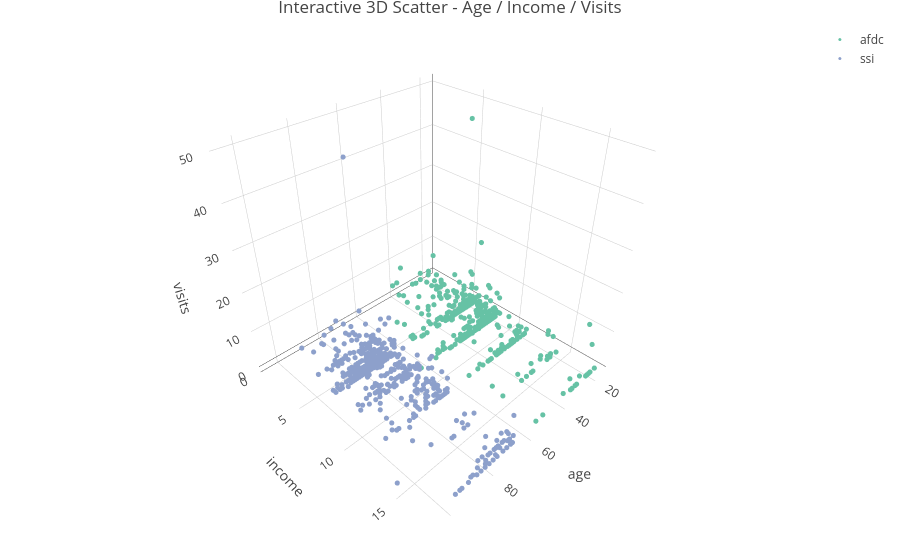

Notebook cell for this chart:
### Code cell
# Name   : Pranath
# Reg No : 23BDS0241
# Title  : 3-D (Trivariate) Statistical Analysis on Medicaid1986 Dataset

install.packages(c("scatterplot3d","plotly","ggplot2"))

library(scatterplot3d)
library(plotly)
library(ggplot2)

data <- read.csv("https://raw.githubusercontent.com/salemprakash/EDA/main/Data/Medicaid1986.csv")
head(data)

data$program <- factor(data$program)

colors_3d <- c("tomato","seagreen")[as.numeric(data$program)]
scatterplot3d(data$age, data$income, data$visits,
              pch = 19, color = colors_3d,
              xlab = "Age", ylab = "Income", zlab = "Visits",
              main = "3D Scatter: Age / Income / Visits (by Program)")
legend("topright", legend = levels(data$program), col = c("tomato","seagreen"), pch = 19)

plot_ly(data, x = ~age, y = ~income, z = ~visits, color = ~program,
        type = "scatter3d", mode = "markers", marker = list(size = 3)) %>%
  layout(title = "Interactive 3D Scatter - Age / Income / Visits")

ggplot(data, aes(x = age, y = income, size = visits, color = program)) +
  geom_point(alpha = 0.6) +
  labs(title = "Bubble Chart: Age vs Income (bubble size = Visits)") +
  theme_minimal()

model_3d <- lm(visits ~ age + income + children, data = data)
summary(model_3d)

### Figure 1 — Plotly figure (JSON) as saved in the notebook; plotly's stock layout.template omitted (floating-point values rounded to 4 significant figures; data arrays with more than 128 entries replaced by an {"elided": "..."} marker saying what was removed)
{"data": [{"x": {"elided": "485 int values"}, "y": {"elided": "485 float values"}, "z": {"elided": "485 int values"}, "mode": "markers", "marker": {"color": "rgba(102,194,165,1)", "size": 3, "line": {"color": "rgba(102,194,165,1)"}}, "type": "scatter3d", "name": "afdc", "textfont": {"color": "rgba(102,194,165,1)"}, "error_y": {"color": "rgba(102,194,165,1)"}, "error_x": {"color": "rgba(102,194,165,1)"}, "line": {"color": "rgba(102,194,165,1)"}}, {"x": {"elided": "511 int values"}, "y": {"elided": "511 float values"}, "z": {"elided": "511 int values"}, "mode": "markers", "marker": {"color": "rgba(141,160,203,1)", "size": 3, "line": {"color": "rgba(141,160,203,1)"}}, "type": "scatter3d", "name": "ssi", "textfont": {"color": "rgba(141,160,203,1)"}, "error_y": {"color": "rgba(141,160,203,1)"}, "error_x": {"color": "rgba(141,160,203,1)"}, "line": {"color": "rgba(141,160,203,1)"}}], "layout": {"margin": {"b": 40, "l": 60, "t": 25, "r": 10}, "title": "Interactive 3D Scatter - Age / Income / Visits", "scene": {"xaxis": {"title": "age"}, "yaxis": {"title": "income"}, "zaxis": {"title": "visits"}}, "hovermode": "closest", "showlegend": true}}
